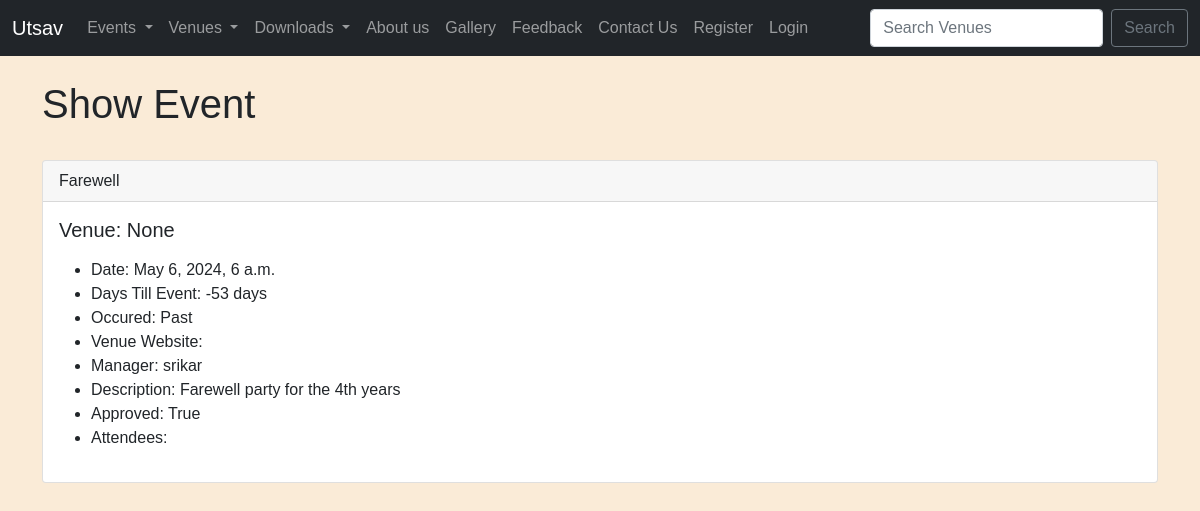
Screenshot of /show_event/12 with the database file from the repository.
### events/models.py (models this page shows)
class Event(models.Model):
	name = models.CharField('Event Name', max_length=120)
	event_date = models.DateTimeField('Event Date')
	venue = models.ForeignKey(Venue, blank=True, null=True, on_delete=models.CASCADE)
	manager = models.ForeignKey(User, blank=True, null=True, on_delete=models.SET_NULL)
	description = models.TextField(blank=True)
	attendees = models.ManyToManyField(MyClubUser, blank=True)
	approved = models.BooleanField('Aprroved', default=False)
	def __str__(self):
		return self.name
	@property
	def Days_till(self):
		today = date.today()
		days_till = self.event_date.date() - today
		days_till_stripped = str(days_till).split(",", 1)[0]
		return days_till_stripped
	@property
	def Is_Past(self):
		today = date.today()
		if self.event_date.date() < today:
			thing = "Past"
		else:
			thing = "Future"
		return thing

### events/views.py (the view)
# urls.py: path('show_event/<event_id>', views.show_event, name='show-event'),
def show_event(request, event_id):
	event = Event.objects.get(pk=event_id)
	return render(request, 'events/show_event.html', {
			"event":event
			})

### events/templates/events/show_event.html (shortened to what this page needs)
{% extends 'events/base.html' %}
{% block content %}
<h1>Show Event</h1>
<br/>
{% if event.approved %}
<div class="card">
  <div class="card-header">
    {{ event }}
  </div>
  <div class="card-body">
    <h5 class="card-title">Venue: {{ event.venue }}</h5>
    <p class="card-text">
    	<ul>
<li>Date: {{ event.event_date }}</li>
<li>Days Till Event: {{ event.Days_till }}</li>
<li>Occured: {{ event.Is_Past}}</li>
<li>Venue Website: {{ event.venue.web }}</li>
<li>Manager: {{ event.manager }}</li>
<li>Description: {{ event.description }}</li>
<li>Approved: {{ event.approved }}</li>
	<li>Attendees:<br/>
	</li>
	</ul>
    </p>
  </div>
</div>
<br/><br/>
{% endif %}
{% endblock %}

### events/templates/events/base.html (style rules this page uses)
body { background-color: antiquewhite; font-family: Arial, sans-serif; }

### rows the page displays
Event: name "Farewell", venue "None", event_date "May 6, 2024, 6 a.m.", Days_till "-53 days", Is_Past "Past", manager "srikar", description "Farewell party for the 4th years", approved "True"
